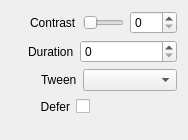
<?xml version="1.0" encoding="UTF-8"?>
<ui version="4.0">
 <class>InspectorContrastWidget</class>
 <widget class="QWidget" name="InspectorContrastWidget">
  <property name="geometry">
   <rect>
    <x>0</x>
    <y>0</y>
    <width>188</width>
    <height>140</height>
   </rect>
  </property>
  <property name="sizePolicy">
   <sizepolicy hsizetype="Expanding" vsizetype="Preferred">
    <horstretch>0</horstretch>
    <verstretch>0</verstretch>
   </sizepolicy>
  </property>
  <layout class="QVBoxLayout" name="verticalLayout">
   <item>
    <layout class="QHBoxLayout" name="horizontalLayoutContrast">
     <item>
      <spacer name="horizontalSpacerContrast">
       <property name="orientation">
        <enum>Qt::Horizontal</enum>
       </property>
       <property name="sizeType">
        <enum>QSizePolicy::Fixed</enum>
       </property>
       <property name="sizeHint" stdset="0">
        <size>
         <width>19</width>
         <height>20</height>
        </size>
       </property>
      </spacer>
     </item>
     <item>
      <widget class="QLabel" name="labelContrast">
       <property name="text">
        <string>Contrast</string>
       </property>
      </widget>
     </item>
     <item>
      <widget class="QSlider" name="sliderContrast">
       <property name="maximum">
        <number>200</number>
       </property>
       <property name="orientation">
        <enum>Qt::Horizontal</enum>
       </property>
       <property name="tickInterval">
        <number>0</number>
       </property>
      </widget>
     </item>
     <item>
      <widget class="QSpinBox" name="spinBoxContrast">
       <property name="maximum">
        <number>200</number>
       </property>
      </widget>
     </item>
    </layout>
   </item>
   <item>
    <layout class="QHBoxLayout" name="horizontalLayoutDuration">
     <item>
      <spacer name="horizontalSpacerDuration">
       <property name="orientation">
        <enum>Qt::Horizontal</enum>
       </property>
       <property name="sizeType">
        <enum>QSizePolicy::Fixed</enum>
       </property>
       <property name="sizeHint" stdset="0">
        <size>
         <width>17</width>
         <height>20</height>
        </size>
       </property>
      </spacer>
     </item>
     <item>
      <widget class="QLabel" name="labelDuration">
       <property name="text">
        <string>Duration</string>
       </property>
      </widget>
     </item>
     <item>
      <widget class="QSpinBox" name="spinBoxDuration">
       <property name="sizePolicy">
        <sizepolicy hsizetype="Expanding" vsizetype="Fixed">
         <horstretch>0</horstretch>
         <verstretch>0</verstretch>
        </sizepolicy>
       </property>
       <property name="maximum">
        <number>999</number>
       </property>
      </widget>
     </item>
    </layout>
   </item>
   <item>
    <layout class="QHBoxLayout" name="horizontalLayoutTween">
     <item>
      <spacer name="horizontalSpacerTween">
       <property name="orientation">
        <enum>Qt::Horizontal</enum>
       </property>
       <property name="sizeType">
        <enum>QSizePolicy::Fixed</enum>
       </property>
       <property name="sizeHint" stdset="0">
        <size>
         <width>30</width>
         <height>20</height>
        </size>
       </property>
      </spacer>
     </item>
     <item>
      <widget class="QLabel" name="labelEasing">
       <property name="text">
        <string>Tween</string>
       </property>
      </widget>
     </item>
     <item>
      <widget class="QComboBox" name="comboBoxTween">
       <property name="sizePolicy">
        <sizepolicy hsizetype="Expanding" vsizetype="Fixed">
         <horstretch>0</horstretch>
         <verstretch>0</verstretch>
        </sizepolicy>
       </property>
      </widget>
     </item>
    </layout>
   </item>
   <item>
    <layout class="QHBoxLayout" name="horizontalLayoutDefer">
     <item>
      <spacer name="horizontalSpacerDefer1">
       <property name="orientation">
        <enum>Qt::Horizontal</enum>
       </property>
       <property name="sizeType">
        <enum>QSizePolicy::Fixed</enum>
       </property>
       <property name="sizeHint" stdset="0">
        <size>
         <width>29</width>
         <height>20</height>
        </size>
       </property>
      </spacer>
     </item>
     <item>
      <widget class="QLabel" name="labelDefer">
       <property name="text">
        <string>Defer</string>
       </property>
       <property name="alignment">
        <set>Qt::AlignRight|Qt::AlignTrailing|Qt::AlignVCenter</set>
       </property>
      </widget>
     </item>
     <item>
      <widget class="QCheckBox" name="checkBoxDefer">
       <property name="layoutDirection">
        <enum>Qt::RightToLeft</enum>
       </property>
       <property name="text">
        <string/>
       </property>
      </widget>
     </item>
     <item>
      <spacer name="horizontalSpacerDefer2">
       <property name="orientation">
        <enum>Qt::Horizontal</enum>
       </property>
       <property name="sizeHint" stdset="0">
        <size>
         <width>40</width>
         <height>20</height>
        </size>
       </property>
      </spacer>
     </item>
    </layout>
   </item>
   <item>
    <spacer name="verticalSpacerSaturation">
     <property name="orientation">
      <enum>Qt::Vertical</enum>
     </property>
     <property name="sizeType">
      <enum>QSizePolicy::Fixed</enum>
     </property>
     <property name="sizeHint" stdset="0">
      <size>
       <width>20</width>
       <height>10</height>
      </size>
     </property>
    </spacer>
   </item>
  </layout>
 </widget>
 <resources/>
 <connections>
  <connection>
   <sender>labelDuration</sender>
   <signal>linkActivated(QString)</signal>
   <receiver>InspectorContrastWidget</receiver>
   <slot>resetDuration(QString)</slot>
   <hints>
    <hint type="sourcelabel">
     <x>73</x>
     <y>57</y>
    </hint>
    <hint type="destinationlabel">
     <x>0</x>
     <y>113</y>
    </hint>
   </hints>
  </connection>
  <connection>
   <sender>labelEasing</sender>
   <signal>linkActivated(QString)</signal>
   <receiver>InspectorContrastWidget</receiver>
   <slot>resetTween(QString)</slot>
   <hints>
    <hint type="sourcelabel">
     <x>76</x>
     <y>85</y>
    </hint>
    <hint type="destinationlabel">
     <x>13</x>
     <y>139</y>
    </hint>
   </hints>
  </connection>
  <connection>
   <sender>spinBoxDuration</sender>
   <signal>valueChanged(int)</signal>
   <receiver>InspectorContrastWidget</receiver>
   <slot>durationChanged(int)</slot>
   <hints>
    <hint type="sourcelabel">
     <x>177</x>
     <y>57</y>
    </hint>
    <hint type="destinationlabel">
     <x>187</x>
     <y>130</y>
    </hint>
   </hints>
  </connection>
  <connection>
   <sender>comboBoxTween</sender>
   <signal>currentIndexChanged(QString)</signal>
   <receiver>InspectorContrastWidget</receiver>
   <slot>tweenChanged(QString)</slot>
   <hints>
    <hint type="sourcelabel">
     <x>177</x>
     <y>85</y>
    </hint>
    <hint type="destinationlabel">
     <x>187</x>
     <y>139</y>
    </hint>
   </hints>
  </connection>
  <connection>
   <sender>labelContrast</sender>
   <signal>linkActivated(QString)</signal>
   <receiver>InspectorContrastWidget</receiver>
   <slot>resetContrast(QString)</slot>
   <hints>
    <hint type="sourcelabel">
     <x>59</x>
     <y>23</y>
    </hint>
    <hint type="destinationlabel">
     <x>8</x>
     <y>24</y>
    </hint>
   </hints>
  </connection>
  <connection>
   <sender>sliderContrast</sender>
   <signal>valueChanged(int)</signal>
   <receiver>InspectorContrastWidget</receiver>
   <slot>sliderContrastChanged(int)</slot>
   <hints>
    <hint type="sourcelabel">
     <x>122</x>
     <y>12</y>
    </hint>
    <hint type="destinationlabel">
     <x>1</x>
     <y>11</y>
    </hint>
   </hints>
  </connection>
  <connection>
   <sender>spinBoxContrast</sender>
   <signal>valueChanged(int)</signal>
   <receiver>InspectorContrastWidget</receiver>
   <slot>spinBoxContrastChanged(int)</slot>
   <hints>
    <hint type="sourcelabel">
     <x>177</x>
     <y>26</y>
    </hint>
    <hint type="destinationlabel">
     <x>187</x>
     <y>21</y>
    </hint>
   </hints>
  </connection>
  <connection>
   <sender>labelDefer</sender>
   <signal>linkActivated(QString)</signal>
   <receiver>InspectorContrastWidget</receiver>
   <slot>resetDefer(QString)</slot>
   <hints>
    <hint type="sourcelabel">
     <x>49</x>
     <y>105</y>
    </hint>
    <hint type="destinationlabel">
     <x>-3</x>
     <y>103</y>
    </hint>
   </hints>
  </connection>
  <connection>
   <sender>checkBoxDefer</sender>
   <signal>stateChanged(int)</signal>
   <receiver>InspectorContrastWidget</receiver>
   <slot>deferChanged(int)</slot>
   <hints>
    <hint type="sourcelabel">
     <x>85</x>
     <y>103</y>
    </hint>
    <hint type="destinationlabel">
     <x>185</x>
     <y>103</y>
    </hint>
   </hints>
  </connection>
 </connections>
 <slots>
  <slot>sliderContrastChanged(int)</slot>
  <slot>resetContrast(QString)</slot>
  <slot>resetDuration(QString)</slot>
  <slot>resetTween(QString)</slot>
  <slot>tweenChanged(QString)</slot>
  <slot>durationChanged(int)</slot>
  <slot>spinBoxContrastChanged(int)</slot>
  <slot>resetDefer(QString)</slot>
  <slot>deferChanged(int)</slot>
 </slots>
</ui>
